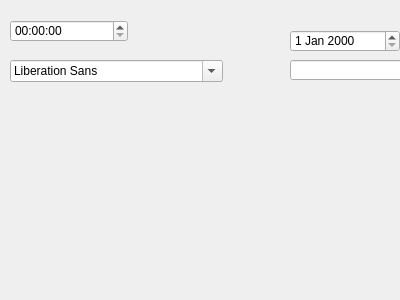
<?xml version="1.0" encoding="UTF-8"?>
<ui version="4.0">
 <class>Dialog</class>
 <widget class="QDialog" name="Dialog">
  <property name="geometry">
   <rect>
    <x>0</x>
    <y>0</y>
    <width>400</width>
    <height>300</height>
   </rect>
  </property>
  <property name="windowTitle">
   <string>Dialog</string>
  </property>
  <widget class="QTimeEdit" name="timeEdit">
   <property name="geometry">
    <rect>
     <x>10</x>
     <y>20</y>
     <width>118</width>
     <height>22</height>
    </rect>
   </property>
  </widget>
  <widget class="QDateEdit" name="dateEdit">
   <property name="geometry">
    <rect>
     <x>290</x>
     <y>30</y>
     <width>110</width>
     <height>22</height>
    </rect>
   </property>
  </widget>
  <widget class="QFontComboBox" name="fontComboBox">
   <property name="geometry">
    <rect>
     <x>10</x>
     <y>60</y>
     <width>213</width>
     <height>22</height>
    </rect>
   </property>
  </widget>
  <widget class="QLineEdit" name="lineEdit">
   <property name="geometry">
    <rect>
     <x>290</x>
     <y>60</y>
     <width>113</width>
     <height>20</height>
    </rect>
   </property>
  </widget>
 </widget>
 <resources/>
 <connections/>
</ui>
